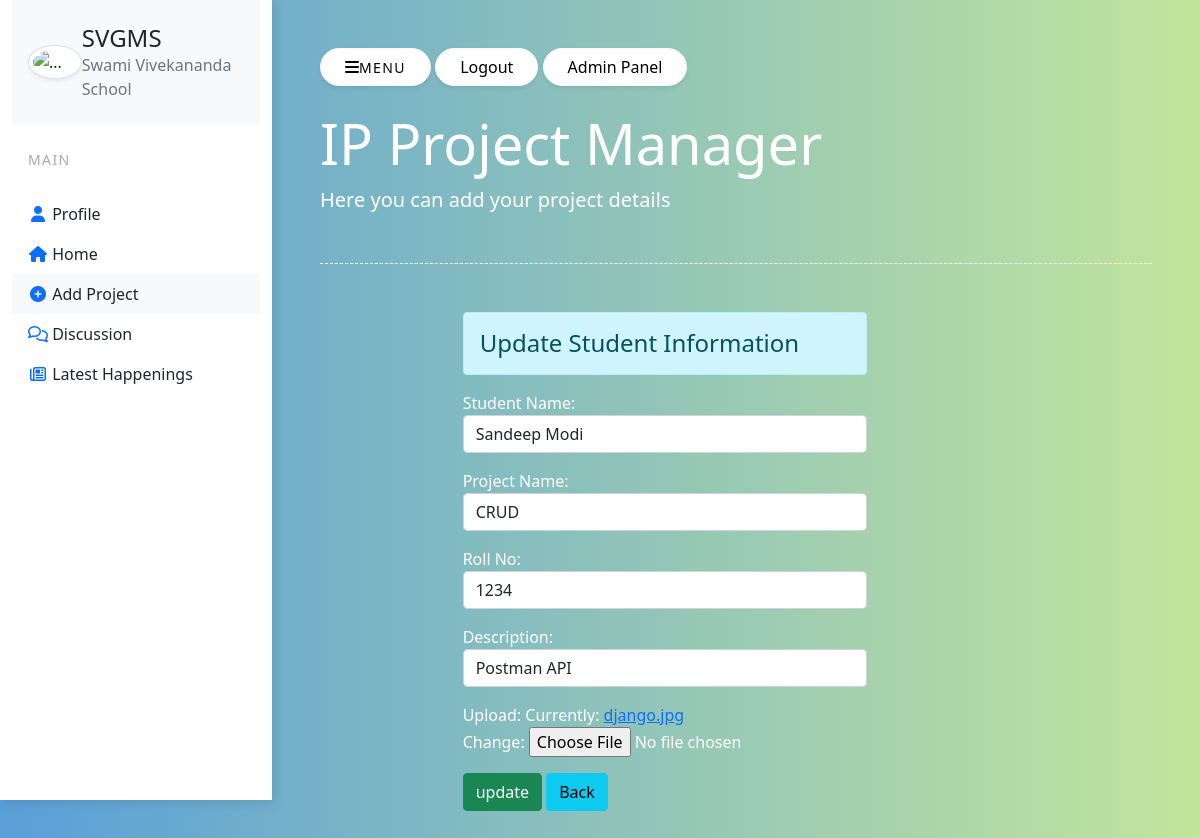
/98/ (signed in), run on the app's committed database.
### register/models.py (models this page shows)
class MUser(models.Model):
    Student_Name = models.CharField(max_length=70)
    Project_Name = models.CharField(max_length=70)
    Roll_No = models.CharField(max_length=10)
    Description = models.TextField()
    Upload = models.FileField(null=True)
    Marks = models.CharField(max_length=3,default='0', editable=True)

### register/views.py (the view)
# urls.py: path('<int:id>/', views.update_data, name="updatedata"),
def update_data(request, id):
    if request.user.is_authenticated:
        if request.method == 'POST':
            pi = data.objects.get(pk=id)
            fm = ProjectRegistration(request.POST, request.FILES, instance = pi)
            if fm.is_valid():
                fm.save()
        else:
            pi = data.objects.get(pk=id)
            fm = ProjectRegistration(instance=pi)
        return render(request, 'register/update.html', {'form':fm})
    else:
        return HttpResponseRedirect('/login/')

### register/forms.py
class ProjectRegistration(forms.ModelForm):
    class Meta:
         model = MUser
         fields = ['Student_Name', 'Project_Name','Roll_No', 'Description','Upload']
         widgets = {
             'Student_Name' : forms.TextInput(attrs={'class':'form-control'}),
             'Project_Name' : forms.TextInput(attrs={'class':'form-control'}),
             'Roll_No' : forms.TextInput(attrs={'class':'form-control'}),
             'Description' : forms.TextInput(attrs={'class':'form-control'}),
             'Marks' : forms.HiddenInput(),
         }

### register/templates/register/update.html
{% extends 'register/base.html' %} {% block content %}
<div class="row">
    <div class="col-sm-6 offset-2">
        <h4 class="alert alert-info">Update Student Information</h4>
        <form action="" method="POST" enctype="multipart/form-data">
            {% csrf_token %} {{form.as_p}}
            <input type="submit" class="btn btn-success" value="update">
            <a href="{% url 'add&show'%}" class="btn btn-info">Back</a>
        </form>
    </div>
</div>
{% endblock content %}

### register/templates/register/base.html (style rules this page uses)
body { background: #599fd9; background: -webkit-linear-gradient(to right, #599fd9, #c2e59c); background: linear-gradient(to right, #599fd9, #c2e59c); min-height: 100vh; overflow-x: hidden; }

### data on the page
MUser: Student_Name "Sandeep Modi", Project_Name "CRUD", Roll_No "1234", Description "Postman API"
